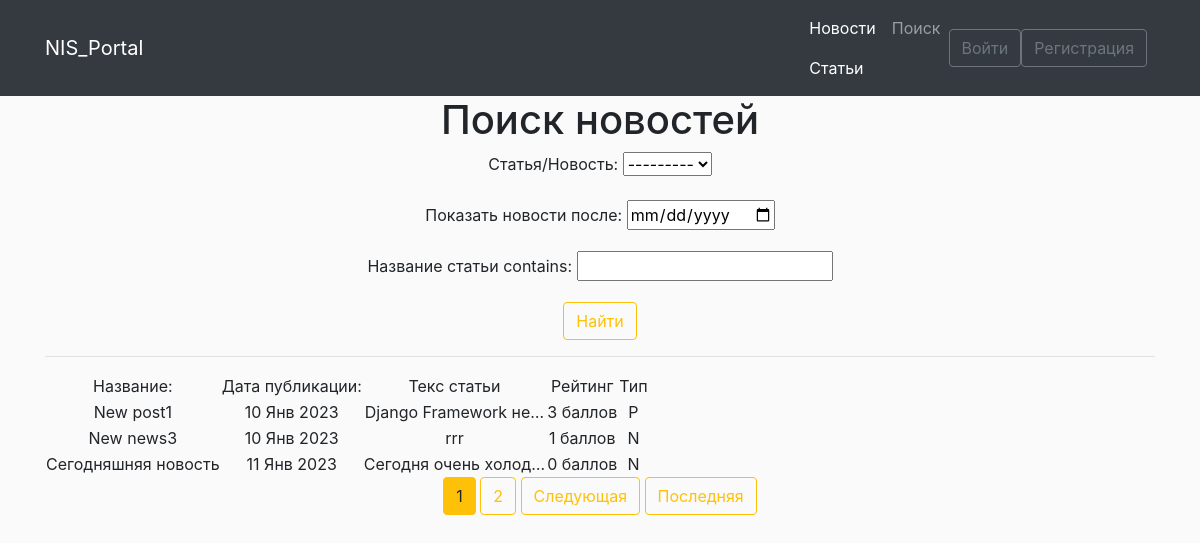
Before: /posts/search with the older database file.
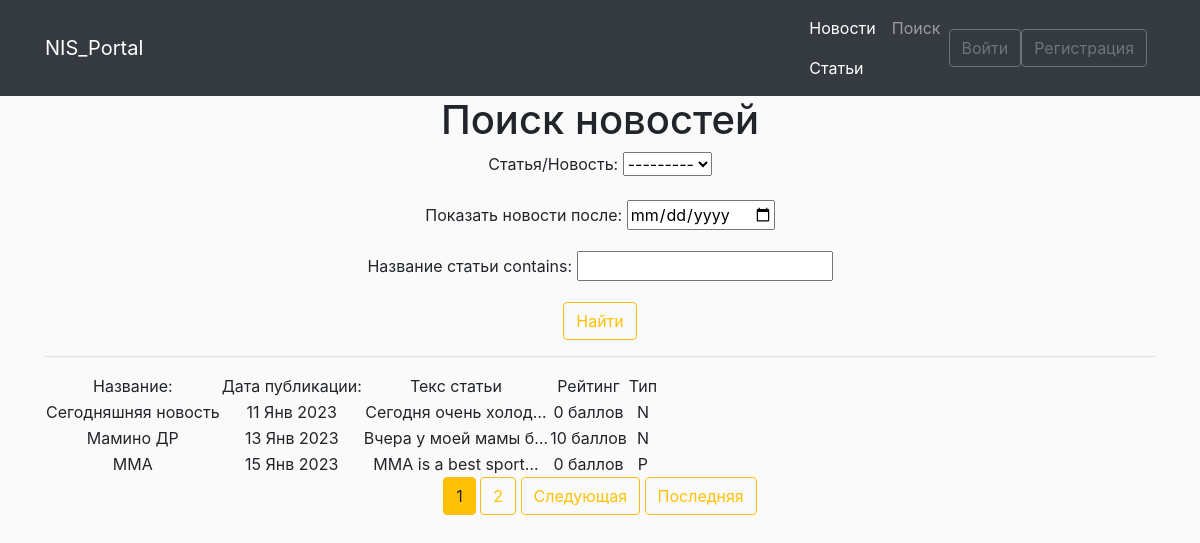
After: the same page with the newer database file.
### news/models.py (models this page shows, shortened)
class Post(models.Model):
    post = 'P'
    news = 'N'
    author = models.ForeignKey(Author, verbose_name='Автор', on_delete=models.CASCADE)
    select = models.CharField('Статья/Новость', max_length=10, choices=SELECT, default=post)
    date = models.DateTimeField('Дата', default=timezone.now)
    categories = models.ManyToManyField(Category, through='PostCategory')
    title = models.CharField('Название статьи', max_length=120, unique=True)
    text = models.TextField('Основной текст статьи')
    rating_post = models.IntegerField(default=0)
    class Meta:
        verbose_name = 'Пост'
        verbose_name_plural = 'Посты'

### news/views.py (the view)
# urls.py: path('search', views.SearchNewsView.as_view(), name='news-search'),
class SearchNewsView(ListView):
    model = Post
    template_name = 'news/searchNews.html'
    context_object_name = 'news'
    paginate_by = 3
    def get_queryset(self):
        queryset = super().get_queryset()
        self.filterset = NewsFilter(self.request.GET, queryset)
        return self.filterset.qs
    def get_context_data(self, **kwargs):
        context = super().get_context_data(**kwargs)
        context['filterset'] = self.filterset
        return context

### news/templatetags/custom_filters.py (called while the page is built)
@register.filter()
def currency(value, code):
    postfix = CURRENCIES_SYMBOLS[code]
    return f'{value} {postfix}'

### news/templatetags/custom_tags.py (called while the page is built)
@register.simple_tag(takes_context=True)
def url_replace(context, **kwargs):
    d = context['request'].GET.copy()
    for k, v in kwargs.items():
        d[k] = v
    return d.urlencode()

### news/templates/news/searchNews.html (shortened to what this page needs)
{% extends 'news/base.html' %}
{% load custom_filters %}
{% load custom_tags %}
{% block content %}
   <h1>Поиск новостей</h1>
   <form action="" method="get">
       {{ filterset.form.as_p }}
       <input type="submit" class="btn btn-outline-warning" value="Найти" />
   </form>
   <hr>
    {% if news %}
       <table>
           <tr>
               <td>Название:</td>
               <td>Дата публикации:</td>
               <td>Текс статьи</td>
               <td>Рейтинг</td>
               <td>Тип</td>
           </tr>
           {% for new in news %}
           <tr>
               <td>{{ new.title }}</td>
               <td>{{ new.date|date:'d M Y' }}</td>
               <td>{{ new.text|truncatechars:20 }}</td>
               <td>{{ new.rating_post|currency:"score" }}</td>
               <td>{{ new.select }}</td>
           </tr>
           {% endfor %}
       </table>
 {% endif %}
   {% if is_paginated %}
      {% for num in page_obj.paginator.page_range %}
        {% if num == page_obj.number %}
          <button class="btn btn-warning">{{ num }}</button>
        {% elif num > page_obj.number|add:'-2' and num < page_obj.number|add:'2' %}
          <a href="?page={{ num }}" class="btn btn-outline-warning">{{ num }}</a>
        {% endif %}
      {% endfor %}
      {% if page_obj.has_next %}
        <a href="?{% url_replace page=page_obj.next_page_number %}" class="btn btn-outline-warning">Следующая</a>
        <a href="?{% url_replace page=page_obj.paginator.num_pages %}" class="btn btn-outline-warning">Последняя</a>
      {% endif %}
    {% endif %}
{% endblock content %}

Changed rows visible on the page:
removed Post: title "New post1", date "10 Янв 2023", text "Django Framework не…", rating_post "3 баллов", select "P"
removed Post: title "New news3", date "10 Янв 2023", text "rrr", rating_post "1 баллов", select "N"
now on this page (row edited): Post: title "Мамино ДР", date "13 Янв 2023", text "Вчера у моей мамы б…", rating_post "10 баллов", select "N"
now on this page (row unchanged): Post: title "MMA", date "15 Янв 2023", text "MMA is a best sport…", rating_post "0 баллов", select "P"
